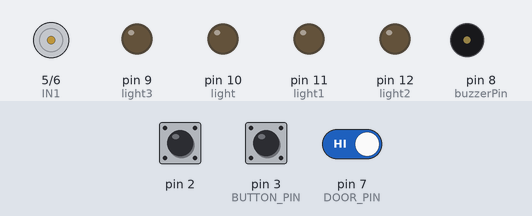
Simulated run of this sketch. Board: Arduino Uno, built with avr-gcc and run on an emulated ATmega328P. Parts: motor-driver pin pairs drawn as motors (green arrow = first pin HIGH = forward, orange = second pin HIGH = backward, longer = more drive, scaled by the enable pin), output pins drawn as LEDs (lit = HIGH), buzzer (waves = sounding). The test bench sets the inputs (shaded band); at power-on: pin 3 (BUTTON_PIN) HIGH, pin 7 (DOOR_PIN) HIGH, pin 2 HIGH.

Above: at 1.2 s.
1.3 s: pin 3 (BUTTON_PIN) pulled LOW for 0.15 s
At 1.37 s:
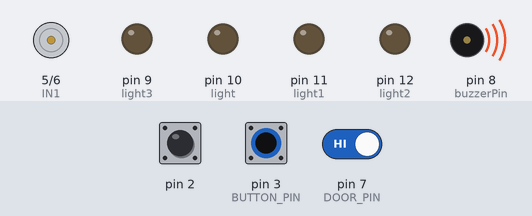
2.9 s: pin 7 (DOOR_PIN) driven LOW
At 3.7 s:
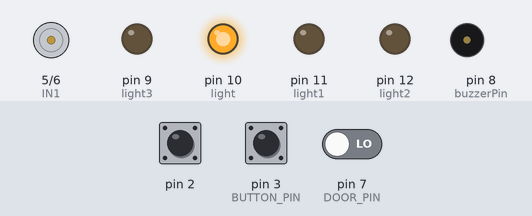
4.4 s: pin 2 pulled LOW for 0.15 s
At 5.5 s:
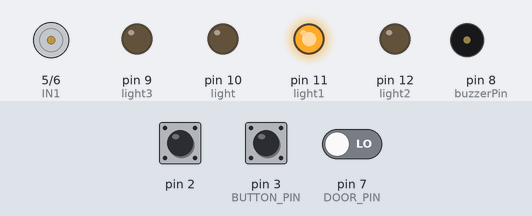
6.0 s: pin 3 (BUTTON_PIN) pulled LOW for 1 s
At 7.2 s:
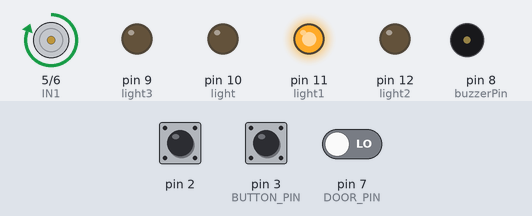
10.0 s: pin 3 (BUTTON_PIN) pulled LOW for 3.2 s
Timing chart, 0 to 19.2 s (numbered marks = the images above; inputs shaded):
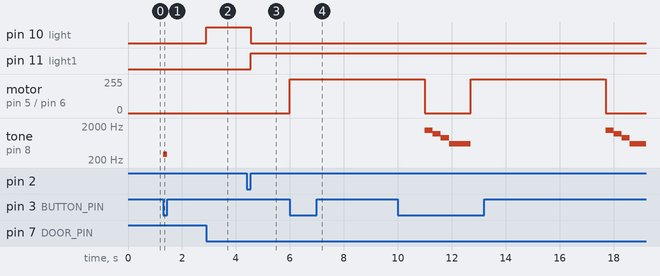

The sketch:

washing_machine.ino
```cpp
#include <Arduino.h>
#include <EncButton.h>
//кнопка для режимов
EncButton<EB_TICK, 2> btn(INPUT_PULLUP);

//btn - режим
//BUTTON_PIN - пуск
//DOOR_PIN - дверь
//buzzerPin - пищалка

int light = 10;
int light1 = 11;
int light2 = 12;
int light3 = 9;
int ENA= 4;
int IN1 = 5;
int IN2 = 6;


int DOOR_PIN = 7;

// Пин кнопки
#define BUTTON_PIN 3

int outSpeed = 6;    // PWM output

///////
const int buzzerPin = 8;   // пин, к которому подключена пищалка
int buttonState = 0;  // переменная для хранения состояния кнопки
///////

void setup() {
  Serial.begin(9600);

pinMode(DOOR_PIN, INPUT_PULLUP);

  pinMode(BUTTON_PIN, INPUT_PULLUP);
  pinMode(light, OUTPUT);
  pinMode(light1, OUTPUT);
  pinMode(light2, OUTPUT);
  pinMode(light3, OUTPUT);
  pinMode(ENA, OUTPUT);
  pinMode(IN1, OUTPUT);
  pinMode(IN2, OUTPUT);
digitalWrite(IN1, LOW);
  digitalWrite(IN2, LOW);
  analogWrite(ENA, 0);

///////
  pinMode(buzzerPin, OUTPUT);         // установка пина пищалки на выход
///////
}
void loop() {

////
btn.tick();  // обработка нажатия кнопки для переключения режимов

//  BUTTON_PIN и состояния кнопки DOOR_PIN
  if (digitalRead(BUTTON_PIN)== LOW && digitalRead(DOOR_PIN) == HIGH) {
    tone(buzzerPin,300, 400);  // включить пищалку
  } else {
    noTone(buzzerPin);  // выключить пищалку
  }
///////

//переключение режимов
static byte mode = 0;
btn.tick();
if (btn.isClick() && digitalRead(DOOR_PIN) == LOW) {
  if(++mode >=4) mode = 0;
}

switch (mode) {
  case 0: task1(); break;
  case 1: task2(); break;
  case 2: task3(); break;
  case 3: task4(); break;
  }
}
void task1(){
  if (digitalRead(DOOR_PIN) == LOW) {
  // код функции
  digitalWrite(light,HIGH);
  digitalWrite(light1,LOW);
  digitalWrite(light2,LOW);
  digitalWrite(light3,LOW);
}
}

  void task2(){
    if (digitalRead(DOOR_PIN) == LOW) {
  // код функции
  digitalWrite(light,LOW);
  digitalWrite(light1,HIGH);
  digitalWrite(light2,LOW);
  digitalWrite(light3,LOW);
    // Ожидаем нажатие кнопки или другого события
  if (digitalRead(BUTTON_PIN) == LOW) {
    // Включаем мотор на 10 секунд и выключаем
    digitalWrite(IN1, HIGH);
    digitalWrite(IN2, LOW);
    analogWrite(ENA, 205);
    delay(5000);
    digitalWrite(IN1, LOW);
    digitalWrite(IN2, LOW);
    analogWrite(ENA, 0);

        // Проигрываем мелодию
    tone(buzzerPin, 1500);
    delay(300);
    tone(buzzerPin, 1200);
    delay(300);
    tone(buzzerPin, 900);
    delay(300);
    tone(buzzerPin, 600);
    delay(800);
    noTone(buzzerPin);
  }
}
}
  void task3(){
    if (digitalRead(DOOR_PIN) == LOW) {
  // код функции
  digitalWrite(light,LOW);
  digitalWrite(light1,LOW);
  digitalWrite(light2,HIGH);
  digitalWrite(light3,LOW);
}
}

  void task4(){
    if (digitalRead(DOOR_PIN) == LOW) {
  // код функции
  digitalWrite(light,LOW);
  digitalWrite(light1,LOW);
  digitalWrite(light2,LOW);
  digitalWrite(light3,HIGH);
}
}
```

Measured:
- after the input at 1.3 s, tone on pin 8 (buzzerPin): silent → 300 Hz at once, → silent 0.15 s later
- after the input at 2.9 s, pin 10 (light): LOW → HIGH at once
- after the input at 4.4 s, pin 10 (light): HIGH → LOW after 0.15 s; pin 11 (light1): LOW → HIGH after 0.15 s
- after the input at 6.0 s, motor on pin 5 (IN1) / pin 6 (IN2): stopped → forward 255/255 at once
